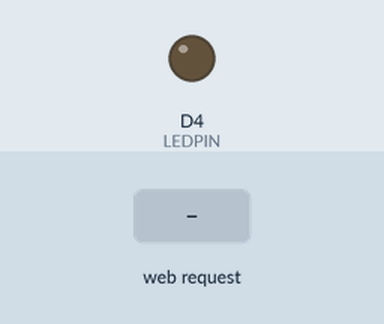
This sketch was run on a simulated ESP8266 (NodeMCU). Shown: output pins drawn as LEDs (lit = HIGH). The inputs (shaded band) are chosen by the test bench. WiFi joins after 1.5 s; servers stay silent unless stated; what the sketch prints to the serial monitor is not drawn.

Above: at 2.7 s.
2.8 s: HTTP request GET /ledtoggle received
At 3.2 s:
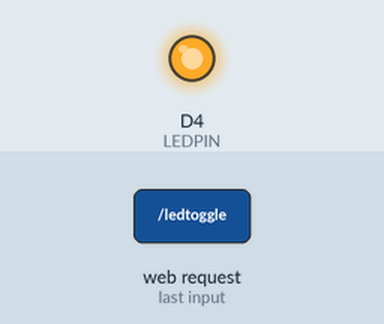
4.3 s: HTTP request GET /ledoff received
At 5.5 s:
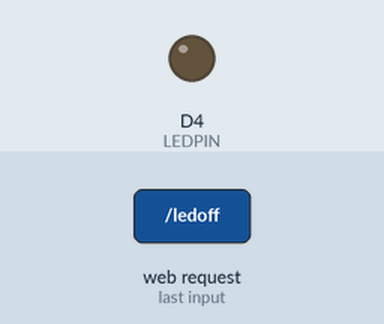
5.8 s: HTTP request GET /ledon received
At 6.7 s:
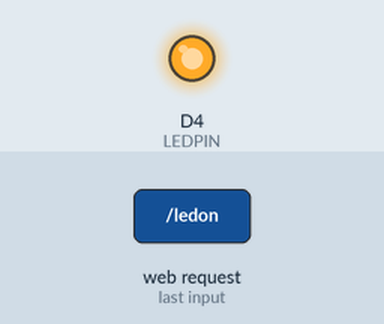
Timing chart, 0 to 8.8 s (numbered marks = the images above; inputs shaded):
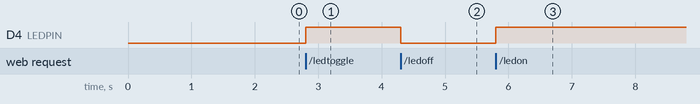

Measured:
- after the input at 2.8 s, D4 (LEDPIN): LOW → HIGH at once
- after the input at 4.3 s, D4 (LEDPIN): HIGH → LOW at once
- after the input at 5.8 s, D4 (LEDPIN): LOW → HIGH at once

The sketch:

_04_ArduinoWebServer.ino
```cpp
/* Ajax Polling 방식의 센서모니터링을 구현하기 위한
 * NodeMCU 웹서버 프로그램
 * ESP8266WiFi - WiFiManualWebServer.ino 수정
 */
#include <ESP8266WiFi.h>
#include <ESP8266WebServer.h>
#include <DHT.h>

#ifndef STASSID
#define STASSID "khr"
#define STAPSK "12345678"
#define LEDPIN D4
#define DHTTYPE DHT22
#define DHTPIN D2
#endif

const char* ssid = STASSID;
const char* password = STAPSK;

//웹서버 객체, 인수는 포트번호
ESP8266WebServer server(80);
//LED 상태값 저장 전역변수
int ledstate = 0;
//온습도 측정에 필요한 변수
DHT dht(DHTPIN, DHTTYPE);
float temp, humid; //측정값
String webString = ""; //라즈베리파이로 보낼 응답
unsigned long prevMills = 0, currMills = 0;
const long interval = 2000; //온습도센서 측정 간격

//DHT 센서값을 읽는 메서드
void getDHTSensor() {
    //현재/이전 시간차가 Interval(현재 2초)을 경과하면 온습도 측정
    currMills = millis();
    if(currMills - prevMills >= interval) {
        humid = dht.readHumidity();
        temp = dht.readTemperature(false); //섭씨로 읽음
        prevMills = currMills;
        //값을 제대로 읽지 못한 경우 리턴
        if(isnan(humid) || isnan(temp)) {
            Serial.println("Failed to read dht sensor.");
            return;
        }
    }
}

//센서 모니터링 이벤트 처리를 위한 메서드
void handleevents() {
    //온습도 값을 읽어 옴
    getDHTSensor();
    //라즈베리파이로 보낼 응답 구성 --> \" (escape sequence) 주의할 것
    webString = "{\"temperature\":\"" + String(temp) + "\",\"humidity\":\"" + String(humid) + "\"}";
    Serial.println(webString);
    //응답을 전송
    server.send(200, "text/plain", webString);
    yield(); //다른 작업에 제어권을 전달
}

//LED Toggle 동작을 위한 이벤트 처리
void toggleled() {
    ledstate = !ledstate; //토글기능
    ledaction();
}

//LED On 동작을 위한 이벤트 처리
void ledon() {
    ledstate = 1; //LED On
    ledaction();
}

//LED Off 동작을 위한 이벤트 처리
void ledoff() {
    ledstate = 0; //LED Off
    ledaction();
}

//LED 동작 및 LED 상태값 리턴
void ledaction() {
    digitalWrite(LEDPIN, ledstate);
    Serial.print("led : ");
    Serial.println(ledstate);
    //LED의 On/Off 상태를 확인하기 위해 상태값을 리턴
    server.send(200, "text/plain", String(ledstate));
}

void setup() {
    Serial.begin(115200);
    delay(10);
    pinMode(LEDPIN, OUTPUT);
    dht.begin(); //DHT 센서 구동 시작

    // Connect to WiFi network
    Serial.println();
    Serial.println();
    Serial.print(F("Connecting to "));
    Serial.println(ssid);
    WiFi.mode(WIFI_STA);
    WiFi.begin(ssid, password);

    while (WiFi.status() != WL_CONNECTED) {
        delay(500);
        Serial.print(F("."));
    }

    Serial.println();
    Serial.println(F("WiFi connected"));
    // Start the server
    server.begin();
    Serial.println(F("Server started"));
    // Print the IP address
    Serial.println(WiFi.localIP());

    //이벤트 설정 및 이벤트 핸들러 등록
    server.on("/ledtoggle", toggleled);
    server.on("/ledon", ledon);
    server.on("/ledoff", ledoff);
    //DHT 센서 모니터링
    server.on("/events", handleevents);
    //Start the server
    server.begin();
}

void loop() {
    //WebServer.handleClient() 메서드는 loop() 내에서 호출되며,
    //WebServer.on() 메서드 내부에 설정된 이벤트핸들러를 호출
    server.handleClient();
}
```
